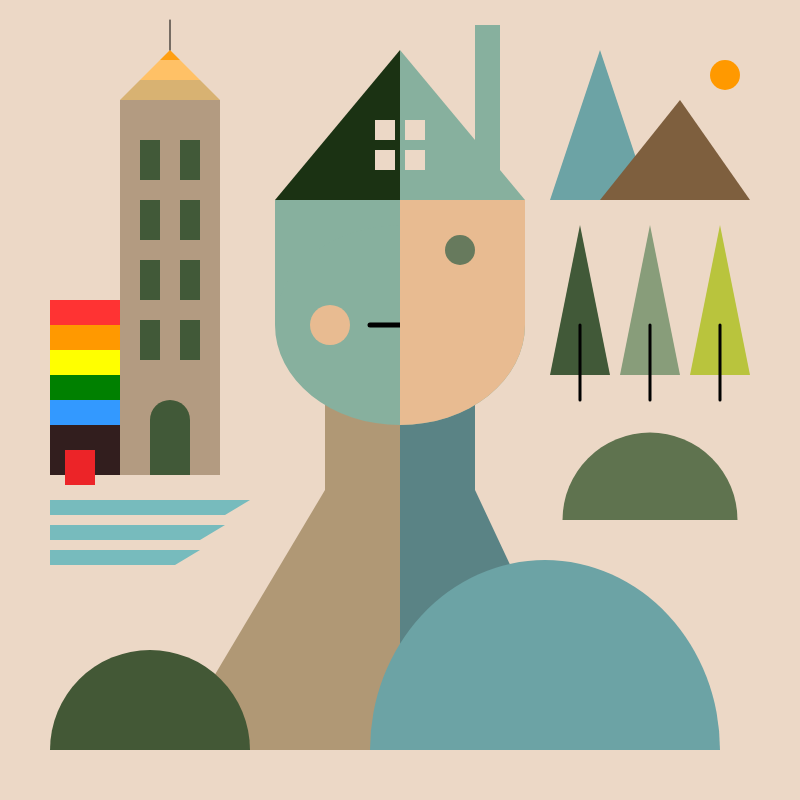
Frame 1 (no input)
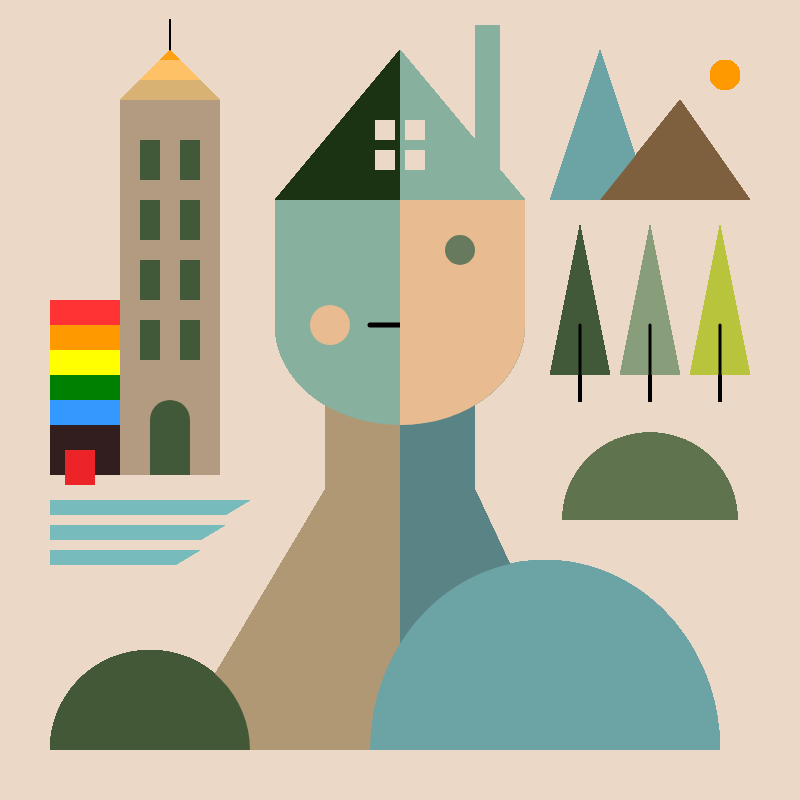
Frame 60 (no input)
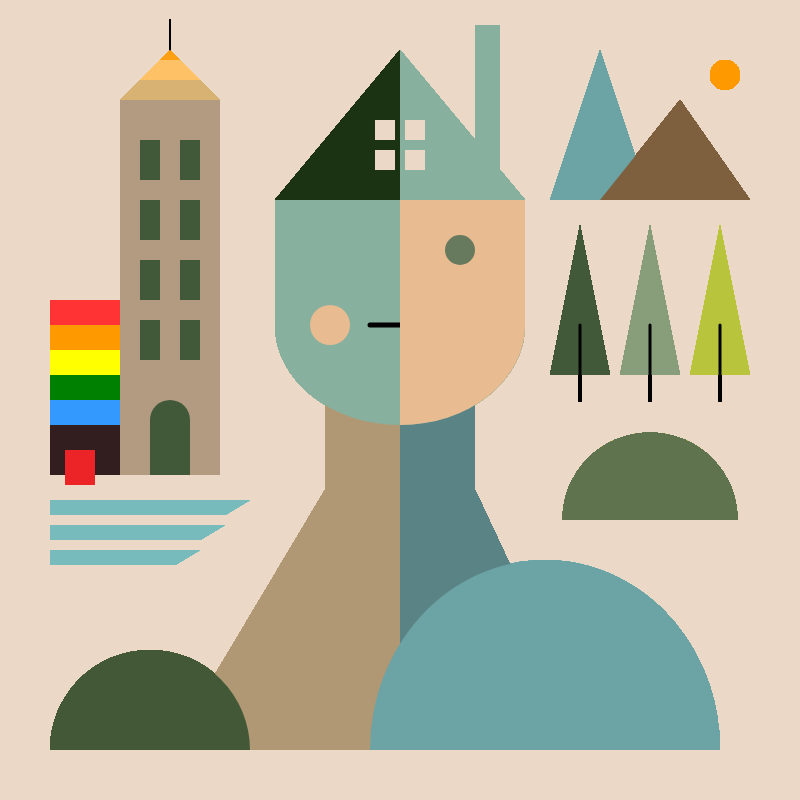
Frame 120 (the mouse pressed at the canvas centre since frame 60)

The p5.js sketch that drew these frames (run headless with seeded random() and noise() and a simulated clock; from frame 60 on, the mouse is pressed at the canvas centre):

// p5.js sketch
// ── sketch.js
function setup(){
  createCanvas(800,800);
  colorMode(RGB);
  background(236, 216, 198);
  noStroke()
}

function draw(){
 
/*center is the upper part of the body:
combine with the small city village I grew up
*/
//top of the head
  //left triangle
  fill(27,50,19);
  triangle(400,50,275,200,400,200);
  
  //right triangle
  fill(135,176,158);
  triangle(400,50,400,200,525,200);
  rect(475,25,25,200);
  
  //windows
  fill(236, 216, 198);
  rect(375,120,20,20);
  rect(375,150,20,20);
  rect(405,120,20,20);
  rect(405,150,20,20);
  
  
//neck
  //left side
  fill("#b09875");
  rect(325,405,75,85);
  quad(325,490,400,490,400,750,170,750);
  
  fill(67,88,54);
  arc(150,750,200,200,PI,TWO_PI);
  
  //right side
  fill("#5a8385");
  rect(400,405,75,85);
  quad(400,490,475,490,550,650,400,650);
  
//face
  //left side
  fill(135,176,158);
  rect(275,200,125,125);
  arc(400,325,250,200,0,-HALF_PI);
  
  // blush
  fill(232,187,145);
  ellipse(330,325,40,40);
  
  //left mouth
  strokeWeight(5);
  stroke(1);
  line(370,325,400,325);

  //right side
  noStroke();
  fill(232,187,145);
  rect(400,200,125,125);
  arc(400,325,250,200,0,HALF_PI);
  
  //eye
  fill(103,122,93);
  ellipse(460,250,30,30);
  
/*left of the picture is symbol of modern cities: 
Shanghai,New York that each lived for two years
*/
   //river
  fill("#77bbbd")
  quad(50,500,250,500,225,515,50,515);
  quad(50,525,225,525,200,540,50,540);
  quad(50,550,200,550,175,565,50,565);
  
  
  //apartment
  fill(255, 51, 51);
  rect(50,300,70,25);
  
  fill(255, 153, 0);
  rect(50,325,70,25)
  
  fill(255, 255, 0);
  rect(50,350,70,25);

  fill(0, 128, 0);
  rect(50,375,70,25);
  
  fill(51, 153, 255);
  rect(50,400,70,25);
  
  fill(50, 30, 30);
  rect(50,425,70,50);
  
  fill(236, 36, 40);
  rect(65,450,30,35);
  
  //building
  //full body
  fill(179,155,129);
  rect(120,100,100,375);
  
  //top of the building
  fill(216,178,114);
  quad(140, 80,   
       200, 80,   
       220, 100,   
       120, 100); 
  
  fill(255,193,102);
  quad(160, 60,   
       180, 60,   
       200, 80,   
       140, 80);
  
  fill(255,159,18);
  triangle(170,50,160,60,180,60);
  
  stroke(0);
  strokeWeight(1);
  line(170,20,170,50);
  
 
  //windows
  noStroke();
  fill("#415938");
  rect(140,140,20,40);
  rect(180,140,20,40);
  
  rect(140,200,20,40);
  rect(180,200,20,40);
  
  rect(140,260,20,40);
  rect(180,260,20,40);
  
  rect(140,320,20,40);
  rect(180,320,20,40);
  
  //river
  
  
  arc(170,420,40,40,PI,TWO_PI);
  rect(150,420,40,55);
  
/*right of the picture is symbol of nature,travel around China: 
sea,hills,mountains
*/

  //mountains and sun
  fill("#6ca3a5");
  triangle(600,50,550,200,650,200);
  
  fill("#7e5f3e");
  triangle(680,100,600,200,750,200);
  
  fill(255, 153, 0);
  ellipse(725,75,30,30);
  
  //forests and hill
  fill("#415938");
  triangle(580,225,550,375,610,375);
  fill("#889d7a");
  triangle(650,225,620,375,680,375);
  fill("#b9c43d");
  triangle(720,225,690,375,750,375);
  
  stroke(1);
  strokeWeight(3);
  line(580,325,580,400);
  line(650,325,650,400);
  line(720,325,720,400);
  
  noStroke();
  fill("#5f734f");
  arc(650,520,175,175,PI,TWO_PI);
  
  fill("#6ca3a5");
  arc(545,750,350,380,PI,TWO_PI);
    
}
